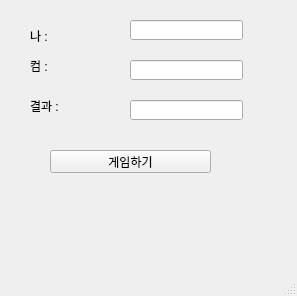
<?xml version="1.0" encoding="UTF-8"?>
<ui version="4.0">
 <class>le2</class>
 <widget class="QMainWindow" name="le2">
  <property name="geometry">
   <rect>
    <x>0</x>
    <y>0</y>
    <width>297</width>
    <height>296</height>
   </rect>
  </property>
  <property name="windowTitle">
   <string>MainWindow</string>
  </property>
  <widget class="QWidget" name="centralwidget">
   <widget class="QLabel" name="lblmine">
    <property name="geometry">
     <rect>
      <x>30</x>
      <y>30</y>
      <width>56</width>
      <height>12</height>
     </rect>
    </property>
    <property name="text">
     <string>나 : </string>
    </property>
   </widget>
   <widget class="QLabel" name="lblres">
    <property name="geometry">
     <rect>
      <x>30</x>
      <y>100</y>
      <width>56</width>
      <height>12</height>
     </rect>
    </property>
    <property name="text">
     <string>결과 : </string>
    </property>
   </widget>
   <widget class="QLabel" name="lblcom">
    <property name="geometry">
     <rect>
      <x>30</x>
      <y>60</y>
      <width>56</width>
      <height>12</height>
     </rect>
    </property>
    <property name="text">
     <string>컴 : </string>
    </property>
   </widget>
   <widget class="QLineEdit" name="lemine">
    <property name="geometry">
     <rect>
      <x>130</x>
      <y>20</y>
      <width>113</width>
      <height>20</height>
     </rect>
    </property>
   </widget>
   <widget class="QLineEdit" name="lecom">
    <property name="geometry">
     <rect>
      <x>130</x>
      <y>60</y>
      <width>113</width>
      <height>20</height>
     </rect>
    </property>
   </widget>
   <widget class="QLineEdit" name="leres">
    <property name="geometry">
     <rect>
      <x>130</x>
      <y>100</y>
      <width>113</width>
      <height>20</height>
     </rect>
    </property>
   </widget>
   <widget class="QPushButton" name="pb">
    <property name="geometry">
     <rect>
      <x>50</x>
      <y>150</y>
      <width>161</width>
      <height>23</height>
     </rect>
    </property>
    <property name="text">
     <string>게임하기</string>
    </property>
   </widget>
  </widget>
  <widget class="QMenuBar" name="menubar">
   <property name="geometry">
    <rect>
     <x>0</x>
     <y>0</y>
     <width>297</width>
     <height>21</height>
    </rect>
   </property>
  </widget>
  <widget class="QStatusBar" name="statusbar"/>
 </widget>
 <resources/>
 <connections/>
</ui>
